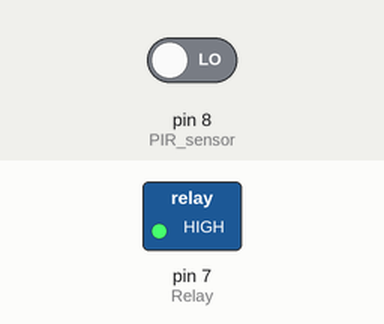
Simulated run of this sketch. Board: Arduino Uno, built with avr-gcc and run on an emulated ATmega328P. Shown: switched loads named in the sketch (green lamp = pin HIGH). The test bench sets the inputs (shaded band); at power-on: pin 8 (PIR_sensor) LOW.

Above: at 1.2 s.
1.3 s: pin 8 (PIR_sensor) driven HIGH
At 1.9 s:
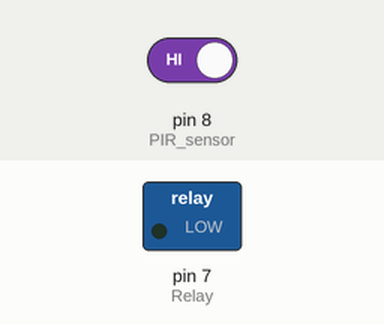
2.8 s: pin 8 (PIR_sensor) driven LOW
At 4.2 s:
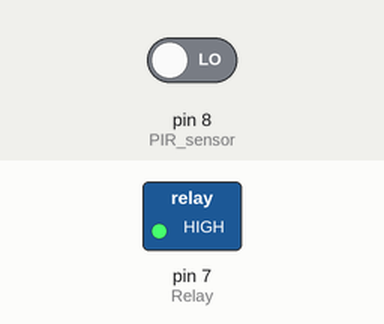
Timing chart, 0 to 5.8 s (numbered marks = the images above; inputs shaded):
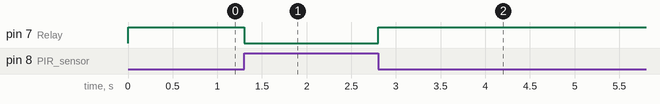

Measured:
- after the input at 1.3 s, pin 7 (Relay): HIGH → LOW at once
- after the input at 2.8 s, pin 7 (Relay): LOW → HIGH at once

The sketch:

pir_relay.ino
```cpp
/*
    Arduino with PIR motion sensor
    by Sarjana Electro
    Like, share and Subcsribe!
*/

int Relay = 7;                // the pin that the relay is atteched to
int PIR_sensor = 8;              // the pin that the sensor is atteched to
int val = 0;                 // variable to store the sensor status (value)

void setup() {
  pinMode(Relay, OUTPUT);      // initalize relay as an output
  pinMode(PIR_sensor, INPUT);    // initialize sensor as an input
}

void loop(){
  val = digitalRead(PIR_sensor);   // read sensor value
  if (val == HIGH) {           // check if the sensor is HIGH
    digitalWrite(Relay, LOW);   // The Relay Input works Inversly
  }
  else {
      digitalWrite(Relay, HIGH); // turn relay OFF
  }
}
```
